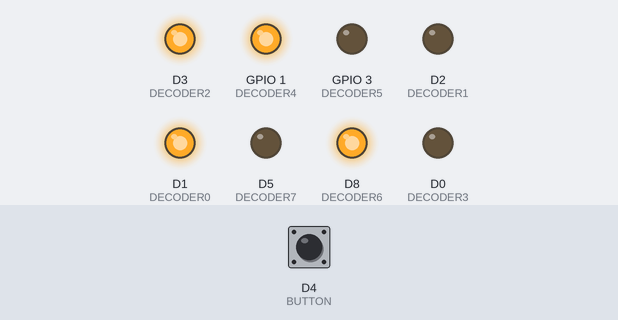
Simulated run of this sketch. Board: ESP8266 (NodeMCU). Parts: output pins drawn as LEDs (lit = HIGH). Inputs (shaded band) come from the test bench; at power-on: D4 (BUTTON) LOW. Random numbers use the default seed unless the sketch sets one.

Above: at 1.2 s.
1.3 s: D4 (BUTTON) pulled HIGH for 0.15 s
At 2.8 s:
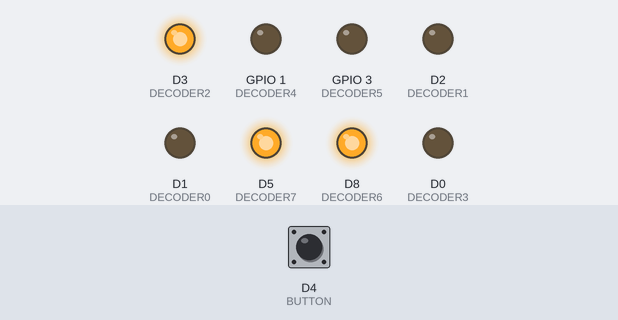
At 6.4 s:
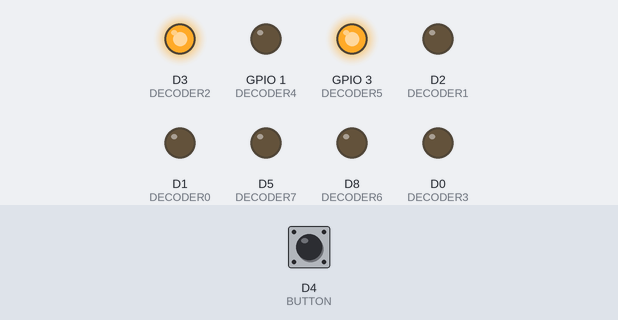
Timing chart, 0 to 18.8 s (numbered marks = the images above; inputs shaded):
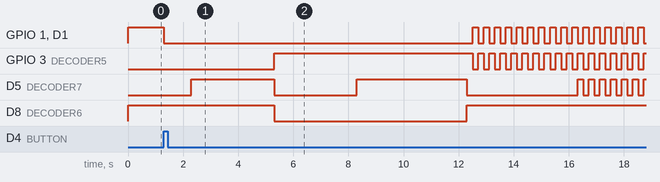

The sketch:

demo_code_sequence.ino
```cpp
// Digit 1
const int DECODER0 = D1;
const int DECODER1 = D2;
const int DECODER2 = D3;
const int DECODER3 = D0;

// Digit 2
const int DECODER4 = D10;
const int DECODER5 = D9;
const int DECODER6 = D8;
const int DECODER7 = D5;

// Button
const int BUTTON = D4;
bool bflag = false;

// Digit values
int Sig;
int d1, d2;
int speeds[] = {22, 23, 24, 25, 26, 27, 25, 24, 22};
int speeds_len = 9;
int huffa = 0;
const int SPEED_LIMIT = 25;
int TIME_SINCE_VAL = 0;
int TIME_HOLD = 1;

// Values for keeping track of flashing the digits
unsigned long ltime, millidif;
unsigned long flash_time, flash_millidif;
int flash_flag = 0;

// Binary values for the BCD control pins, index corrosponds to digit
int dec_bin[][4] = {{0,0,0,0},
                    {0,0,0,1},
                    {0,0,1,0},
                    {0,0,1,1},
                    {0,1,0,0},
                    {0,1,0,1},
                    {0,1,1,0},
                    {0,1,1,1},
                    {1,0,0,0},
                    {1,0,0,1},
                    {1,0,1,0}}; // 10 for blank


void setup() {

  // Set BCD control pins to outputs
  pinMode(DECODER0, OUTPUT);
  pinMode(DECODER1, OUTPUT);
  pinMode(DECODER2, OUTPUT);
  pinMode(DECODER3, OUTPUT);
  pinMode(DECODER4, OUTPUT);
  pinMode(DECODER5, OUTPUT);
  pinMode(DECODER6, OUTPUT);
  pinMode(DECODER7, OUTPUT);

  pinMode(BUTTON, INPUT);

  // Set sev segs to blank by default
  digitalWrite(DECODER0, dec_bin[10][0]);
  digitalWrite(DECODER1, dec_bin[10][1]);
  digitalWrite(DECODER2, dec_bin[10][2]);
  digitalWrite(DECODER3, dec_bin[10][3]);
  digitalWrite(DECODER4, dec_bin[10][0]);
  digitalWrite(DECODER5, dec_bin[10][1]);
  digitalWrite(DECODER6, dec_bin[10][2]);
  digitalWrite(DECODER7, dec_bin[10][3]);

  Serial.begin(115200);
}

void loop() {

  check_button();

  if (bflag){

    ltime = (unsigned long)(millis() - millidif);

    if (ltime >= 1000){
      millidif = millidif + ltime;
      ltime = 0;
      TIME_SINCE_VAL+=1;
    }

    flash_time = (unsigned long)(millis() - flash_millidif);

    if (flash_time >= 200){
          flash_millidif = flash_millidif + flash_time;
          flash_time = 0;
          flash_flag = (flash_flag + 1) % 2;
    }


    if (TIME_SINCE_VAL > TIME_HOLD){
      huffa += 1;
      if (huffa > speeds_len-1){
        Serial.println("here");
        huffa = 0;
        bflag = false;
      }
      TIME_SINCE_VAL = 0;
      TIME_HOLD = int(random(1,4));
    }

    d2 = int(speeds[huffa] / 10);
    d1 = speeds[huffa] % 10;

    if ((speeds[huffa] > SPEED_LIMIT) && (flash_flag == 1)){
      digitalWrite(DECODER0, dec_bin[10][0]);
      digitalWrite(DECODER1, dec_bin[10][1]);
      digitalWrite(DECODER2, dec_bin[10][2]);
      digitalWrite(DECODER3, dec_bin[10][3]);

      digitalWrite(DECODER4, dec_bin[10][0]);
      digitalWrite(DECODER5, dec_bin[10][1]);
      digitalWrite(DECODER6, dec_bin[10][2]);
      digitalWrite(DECODER7, dec_bin[10][3]);
    }
    else{
      digitalWrite(DECODER0, dec_bin[d2][0]);
      digitalWrite(DECODER1, dec_bin[d2][1]);
      digitalWrite(DECODER2, dec_bin[d2][2]);
      digitalWrite(DECODER3, dec_bin[d2][3]);

      digitalWrite(DECODER4, dec_bin[d1][0]);
      digitalWrite(DECODER5, dec_bin[d1][1]);
      digitalWrite(DECODER6, dec_bin[d1][2]);
      digitalWrite(DECODER7, dec_bin[d1][3]);
    }
    if(bflag == false){
      digitalWrite(DECODER0, dec_bin[10][0]);
      digitalWrite(DECODER1, dec_bin[10][1]);
      digitalWrite(DECODER2, dec_bin[10][2]);
      digitalWrite(DECODER3, dec_bin[10][3]);

      digitalWrite(DECODER4, dec_bin[10][0]);
      digitalWrite(DECODER5, dec_bin[10][1]);
      digitalWrite(DECODER6, dec_bin[10][2]);
      digitalWrite(DECODER7, dec_bin[10][3]);
    }
  }
}

void check_button() {
  int read = digitalRead(BUTTON);

  if (read == HIGH) {
    bflag = true;
  }
}

void change_display(int d1, int d2){
  digitalWrite(DECODER0, dec_bin[d2][0]);
  digitalWrite(DECODER1, dec_bin[d2][1]);
  digitalWrite(DECODER2, dec_bin[d2][2]);
  digitalWrite(DECODER3, dec_bin[d2][3]);

  digitalWrite(DECODER4, dec_bin[d1][0]);
  digitalWrite(DECODER5, dec_bin[d1][1]);
  digitalWrite(DECODER6, dec_bin[d1][2]);
  digitalWrite(DECODER7, dec_bin[d1][3]);
}
```

Measured:
- after the input at 1.3 s, GPIO 1 (DECODER4): HIGH → LOW at once, then repeats every 0.40 s: HIGH 0.20 s, LOW 0.20 s; GPIO 3 (DECODER5): LOW → HIGH after 4.0 s, then repeats every 0.40 s: LOW 0.20 s, HIGH 0.20 s
